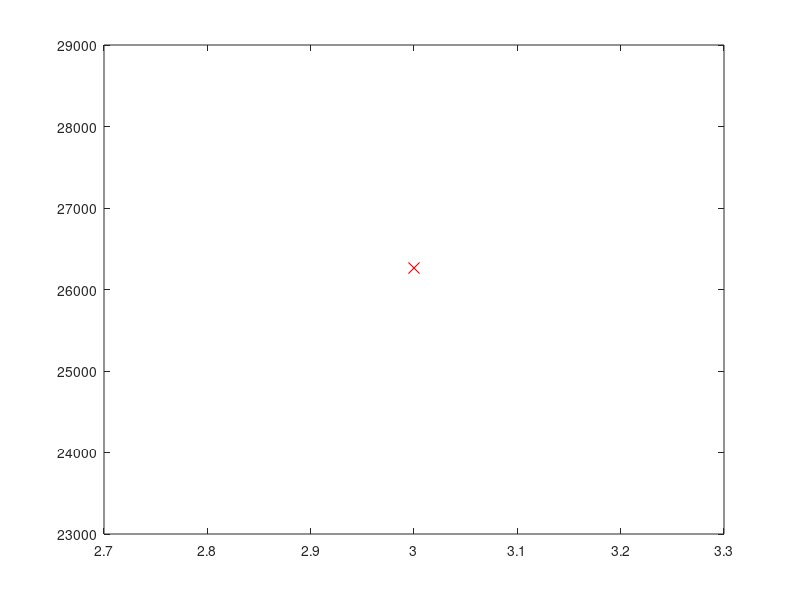

This figure's MATLAB source:
%% s3859061
clear
clc
close all
set(0,'DefaultFigureWindowStyle','docked') 

L = 4;
rho = 1200;
W = 0.125;
H = 0.042; 
E = 17.2*10^9; % N/m^2

Nfe = 2;
M  = 1000; % magnitude of each torque (Nm)

I=W*H^3/12;
h = L/Nfe;
m = 7500*W*H;
dof = (Nfe + 1)*2;

%% Stifness matrix
ke = [12 6*h -12 6*h;...
    6*h 4*h^2 -6*h 2*h^2;
    -12 -6*h 12 -6*h;
    6*h 2*h^2 -6*h 4*h^2];
ke = ((E*I)/H^3).* ke;

KK = zeros(dof, dof);

%% Constant mass matrix
me = [156 22*h 54 -13*h;...
    22*h 4*h^2 13*h -3*h^2;...
    54 13*h 156 -22*h;...
    -13*h -3*h^2 -22*h 4*h^2];
me = ((m*h)/420).*me;
MM = zeros(dof, dof);

%%
for i=1:Nfe
    idx = [1:4] + (i-1)*2; 
    KK(idx,idx)=KK(idx,idx)+ke; 
    MM(idx,idx)=MM(idx,idx)+me;
end

MM(dof,:)=[]; KK(dof,:)=[];MM(:,dof)=[]; KK(:,dof)=[];
MM(1,:)=[]; KK(1,:)=[];MM(:,1)=[]; KK(:,1)=[];
[U, D] = eig(KK, MM);
w1_exact = pi*sqrt(E/(rho * L^2));

for i = 1 : Nfe + 1
    w_exact = (i-1)*w1_exact;
    w_FEM = sqrt(abs(diag(D(i,i))));
    fprintf("w_%d = %7.2f rad/s, ", i, w_FEM);
    fprintf("w_exact_%d = %7.2f rad/s \n", i, w_exact);
    % plot ith exact frequency
    plot(i, w_exact, 'ob', 'MarkerSize', 8);
    %plot ith FEM frequency
    plot(i, w_FEM, 'xr', 'MarkerSize', 8); 
end
% 
% str=sprintf('FEM frequencies (Nfe=%i)',Nfe); 
% legend('exact frequencies',str,'Location','NorthWest'); 
% xlabel('Freq. Number $r$','Interpreter','LaTeX'); 
% ylabel('$\omega_r$ [rad/s]','Interpreter','LaTeX'); 
% title('\bf FREE-FREE ROD');
% xlim([1 Nfe+1]);
% set(gca,'FontSize',16);
% set(gcf,'Position', [65 14 1107 680]);
% if Nfe<10
%  set(gca,'XTick',[1:Nfe+1]); 
% end